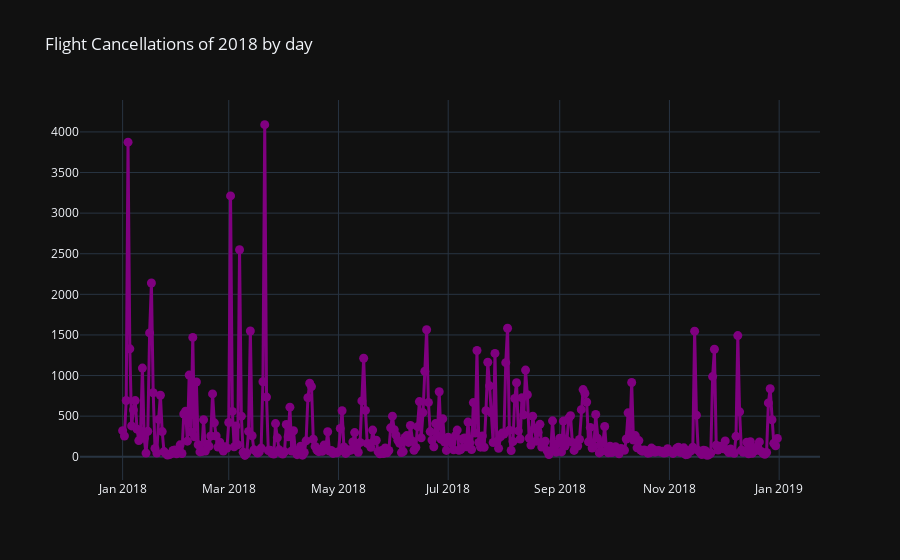

Notebook cell for this chart:
### Code cell
df_2018 = df[df.FLIGHT_DATE.dt.year == 2018]
line_plot(df_2018, 'FLIGHT_DATE', 'CANCELLED', 'sum', 'Flight Cancellations of 2018 by day')

### Figure 1 — Plotly figure (JSON) as saved in the notebook; plotly's stock layout.template omitted (floating-point values rounded to 4 significant figures; data arrays with more than 128 entries replaced by an {"elided": "..."} marker saying what was removed)
{"data": [{"line": {"color": "purple", "width": 3}, "marker": {"size": 9}, "mode": "lines+markers", "name": "'spline'", "type": "scatter", "x": {"elided": "365 str values"}, "y": {"elided": "365 int values"}}], "layout": {"title": {"text": "Flight Cancellations of 2018 by day"}}}
